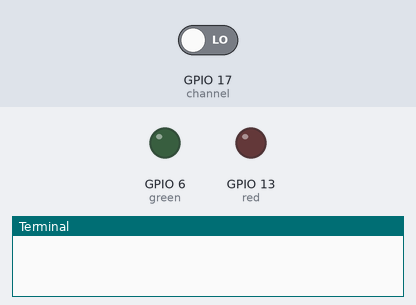
A program run on a simulated Raspberry Pi (BCM pin numbers). Shown: output pins drawn as LEDs (lit = HIGH), the last lines printed to the terminal. The inputs (shaded band) are chosen by the test bench; at power-on: GPIO 17 (channel) LOW.

Above: at 1.2 s.
1.3 s: GPIO 17 (channel) driven HIGH
At 2.2 s:
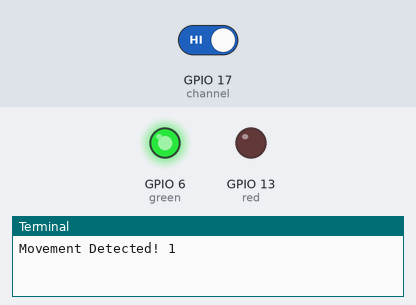
2.8 s: GPIO 17 (channel) driven LOW
At 3.3 s:
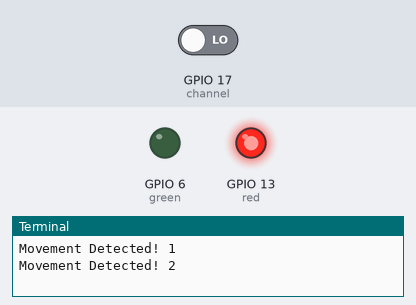
Timing chart, 0 to 5.8 s (numbered marks = the images above; inputs shaded):
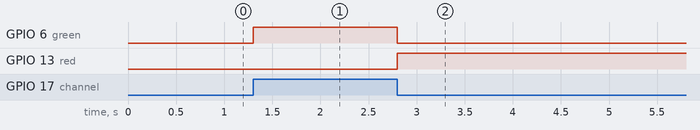

Measured:
- after the input at 1.3 s, GPIO 6 (green): LOW → HIGH at once
- after the input at 2.8 s, GPIO 6 (green): HIGH → LOW at once; GPIO 13 (red): LOW → HIGH at once

The program:

vibrationSensor.py
```python
#!Vibration sensor to detect vibration and switch on leds depending on the bouncetime. ( SW-420 Vibration sensor)
import RPi.GPIO as GPIO
import time

#GPIO SETUP
channel = 17
green = 6
red = 13

GPIO.setmode(GPIO.BCM)
GPIO.setup(channel, GPIO.IN)
GPIO.setwarnings(False)
GPIO.setup(green, GPIO.OUT)
GPIO.output(green, 0)
GPIO.setup(red, GPIO.OUT)
GPIO.output(red, 0)

def callback(channel):
        if GPIO.input(channel):
                print "Movement Detected! 1"
                GPIO.output(green, 1)
                GPIO.output(red, 0)
        else:
                print "Movement Detected! 2"
                GPIO.output(red, 1)
                GPIO.output(green, 0)

GPIO.add_event_detect(channel, GPIO.BOTH, bouncetime=1000)  # let us know when the pin goes HIGH or LOW
GPIO.add_event_callback(channel, callback)  # assign function to GPIO PIN, Run function on change


# infinite loop
while True:
       time.sleep(1)
```
